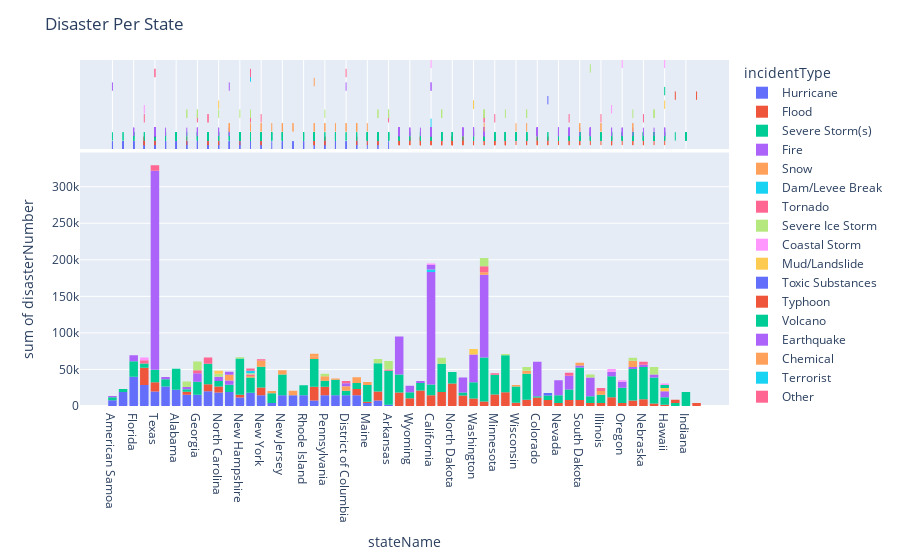

Write notebook code for a chart like this one.
### Code cell
# Interative Plot to show incidents happened in US Staes over time

fig = px.histogram(df, x="stateName", y="disasterNumber", color="incidentType", marginal="rug",
                   hover_data=df.columns)
fig.update_layout(title='Disaster Per State')
fig.show()
